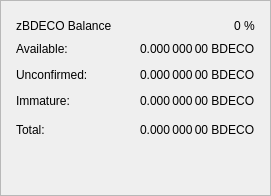
                   <widget class="QFrame" name="frame_ZerocoinBalances">
                    <property name="frameShape">
                     <enum>QFrame::StyledPanel</enum>
                    </property>
                    <property name="frameShadow">
                     <enum>QFrame::Raised</enum>
                    </property>
                    <layout class="QVBoxLayout" name="verticalLayout_7">
                     <property name="leftMargin">
                      <number>15</number>
                     </property>
                     <property name="topMargin">
                      <number>15</number>
                     </property>
                     <property name="rightMargin">
                      <number>15</number>
                     </property>
                     <property name="bottomMargin">
                      <number>15</number>
                     </property>
                     <item>
                      <layout class="QHBoxLayout" name="horizontalLayout_8" stretch="0,0,0">
                       <item>
                        <widget class="QLabel" name="label_5z_3">
                         <property name="minimumSize">
                          <size>
                           <width>170</width>
                           <height>20</height>
                          </size>
                         </property>
                         <property name="font">
                          <font/>
                         </property>
                         <property name="text">
                          <string>zBDECO Balance</string>
                         </property>
                        </widget>
                       </item>
                       <item>
                        <spacer name="horizontalSpacer_11">
                         <property name="orientation">
                          <enum>Qt::Horizontal</enum>
                         </property>
                         <property name="sizeHint" stdset="0">
                          <size>
                           <width>40</width>
                           <height>20</height>
                          </size>
                         </property>
                        </spacer>
                       </item>
                       <item>
                        <widget class="QLabel" name="labelzBDECOPercent">
                         <property name="text">
                          <string notr="true">0 %</string>
                         </property>
                        </widget>
                       </item>
                      </layout>
                     </item>
                     <item>
                      <layout class="QGridLayout" name="gridLayout_5">
                       <property name="spacing">
                        <number>12</number>
                       </property>
                       <item row="2" column="2">
                        <widget class="QLabel" name="labelzBalanceUnconfirmed">
                         <property name="font">
                          <font/>
                         </property>
                         <property name="toolTip">
                          <string>Unconfirmed: less than 20 confirmations
                                                                                                            Immature: confirmed, but less than 1 mint of the same denomination after it was minted</string>
                         </property>
                         <property name="text">
                          <string notr="true">0.000 000 00 BDECO</string>
                         </property>
                         <property name="alignment">
                          <set>Qt::AlignLeading|Qt::AlignLeft|Qt::AlignVCenter</set>
                         </property>
                        </widget>
                       </item>
                       <item row="1" column="0">
                        <widget class="QLabel" name="labelzBalanceMatureText">
                         <property name="toolTip">
                          <string>Mature: more than 20 confirmation and more than 1 mint of the same denomination after it was minted.
                                                                                                            These zBDECO are spendable.</string>
                         </property>
                         <property name="text">
                          <string>Available:</string>
                         </property>
                        </widget>
                       </item>
                       <item row="2" column="0">
                        <widget class="QLabel" name="labelzBalanceUnconfirmedText">
                         <property name="toolTip">
                          <string>Unconfirmed: less than 20 confirmations
                                                                                                            Immature: confirmed, but less than 1 mint of the same denomination after it was minted</string>
                         </property>
                         <property name="text">
                          <string>Unconfirmed:</string>
                         </property>
                        </widget>
                       </item>
                       <item row="1" column="2">
                        <widget class="QLabel" name="labelzBalanceMature">
                         <property name="font">
                          <font/>
                         </property>
                         <property name="toolTip">
                          <string>Mature: more than 20 confirmation and more than 1 mint of the same denomination after it was minted.
                                                                                                            These zBDECO are spendable.</string>
                         </property>
                         <property name="text">
                          <string notr="true">0.000 000 00 BDECO</string>
                         </property>
                         <property name="alignment">
                          <set>Qt::AlignLeading|Qt::AlignLeft|Qt::AlignVCenter</set>
                         </property>
                        </widget>
                       </item>
                       <item row="4" column="0">
                        <widget class="QLabel" name="labelzBalanceText">
                         <property name="toolTip">
                          <string>Your current zBDECO balance, unconfirmed and immature zBDECO included.</string>
                         </property>
                         <property name="text">
                          <string>Total:</string>
                         </property>
                        </widget>
                       </item>
                       <item row="3" column="2">
                        <widget class="QLabel" name="labelzBalanceImmature">
                         <property name="font">
                          <font/>
                         </property>
                         <property name="toolTip">
                          <string>Unconfirmed: less than 20 confirmations
                                                                                                            Immature: confirmed, but less than 1 mint of the same denomination after it was minted</string>
                         </property>
                         <property name="text">
                          <string notr="true">0.000 000 00 BDECO</string>
                         </property>
                         <property name="alignment">
                          <set>Qt::AlignLeading|Qt::AlignLeft|Qt::AlignVCenter</set>
                         </property>
                        </widget>
                       </item>
                       <item row="4" column="2">
                        <widget class="QLabel" name="labelzBalance">
                         <property name="font">
                          <font/>
                         </property>
                         <property name="cursor">
                          <cursorShape>IBeamCursor</cursorShape>
                         </property>
                         <property name="toolTip">
                          <string>Your current zBDECO balance, unconfirmed and immature zBDECO included.</string>
                         </property>
                         <property name="text">
                          <string notr="true">0.000 000 00 BDECO</string>
                         </property>
                         <property name="alignment">
                          <set>Qt::AlignLeading|Qt::AlignLeft|Qt::AlignVCenter</set>
                         </property>
                         <property name="textInteractionFlags">
                          <set>Qt::LinksAccessibleByMouse|Qt::TextSelectableByKeyboard|Qt::TextSelectableByMouse</set>
                         </property>
                        </widget>
                       </item>
                       <item row="3" column="0">
                        <widget class="QLabel" name="labelzBalanceImmatureText">
                         <property name="toolTip">
                          <string>Unconfirmed: less than 20 confirmations
                                                                                                            Immature: confirmed, but less than 1 mint of the same denomination after it was minted</string>
                         </property>
                         <property name="text">
                          <string>Immature:</string>
                         </property>
                        </widget>
                       </item>
                       <item row="4" column="1">
                        <spacer name="horizontalSpacer_4">
                         <property name="orientation">
                          <enum>Qt::Horizontal</enum>
                         </property>
                         <property name="sizeHint" stdset="0">
                          <size>
                           <width>40</width>
                           <height>20</height>
                          </size>
                         </property>
                        </spacer>
                       </item>
                      </layout>
                     </item>
                     <item>
                      <spacer name="verticalSpacer_4">
                       <property name="orientation">
                        <enum>Qt::Vertical</enum>
                       </property>
                       <property name="sizeType">
                        <enum>QSizePolicy::Expanding</enum>
                       </property>
                       <property name="sizeHint" stdset="0">
                        <size>
                         <width>20</width>
                         <height>40</height>
                        </size>
                       </property>
                      </spacer>
                     </item>
                    </layout>
                   </widget>
